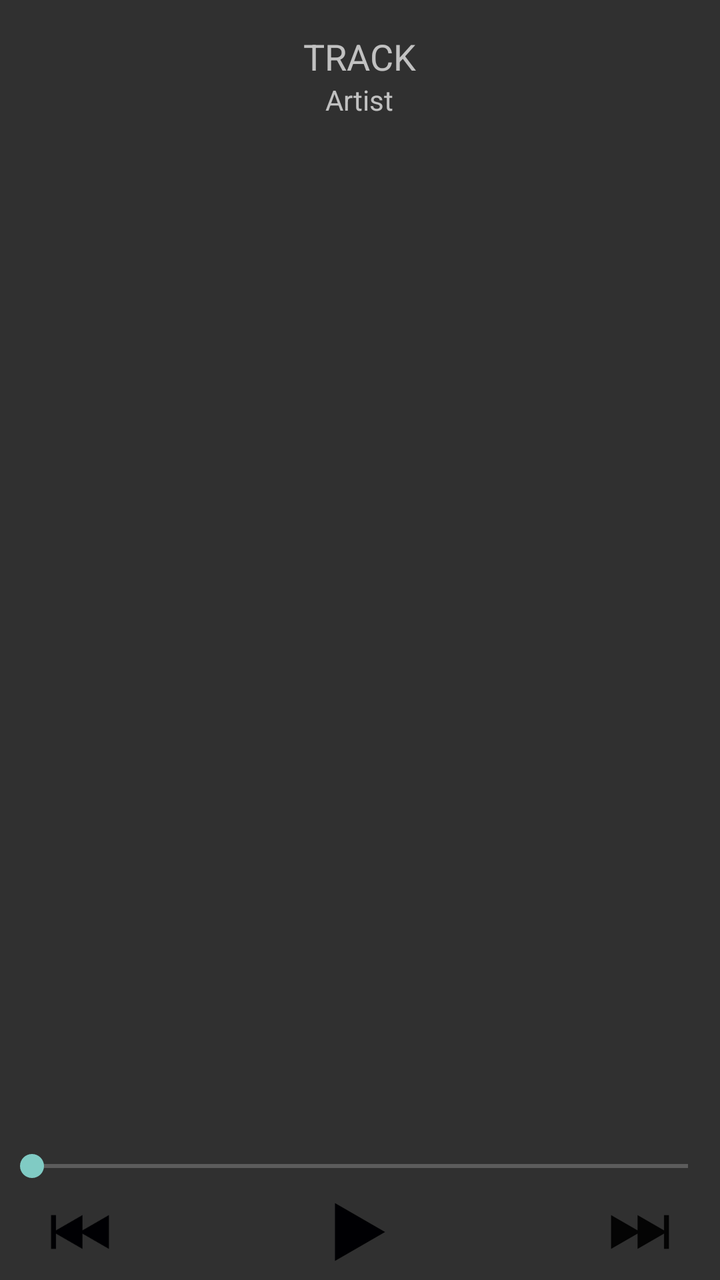
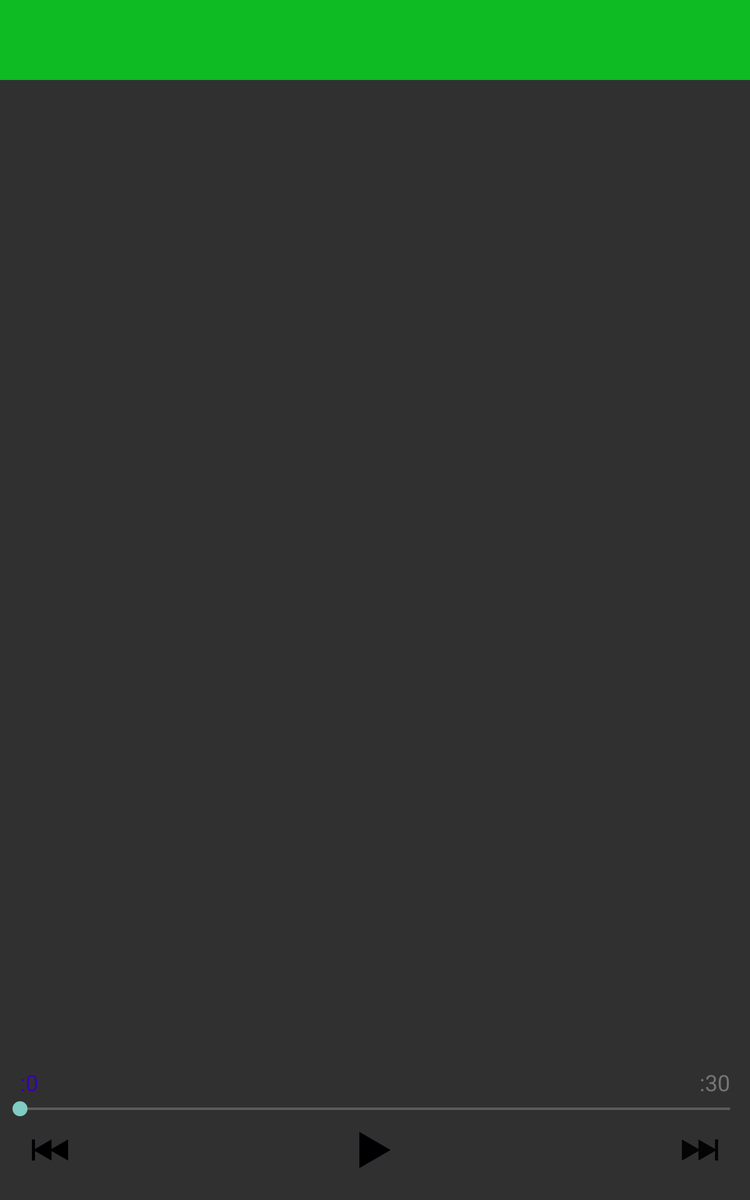

First picture: res/layout/ on a phone held upright. Second picture: the repository's own variant of that layout, on a device whose configuration matches the variant's folder. Source for both follows.
<!-- AndroidManifest.xml: application theme AppTheme -->
<!-- res/layout/fragment_track_player.xml -->
<?xml version="1.0" encoding="utf-8"?>
<RelativeLayout xmlns:android="http://schemas.android.com/apk/res/android"
                android:layout_width="match_parent"
                android:layout_height="match_parent"
                android:orientation="vertical">

    <TextView
        android:id="@+id/track"
        android:layout_width="wrap_content"
        android:layout_height="wrap_content"
        android:layout_centerHorizontal="true"
        android:layout_marginTop="16dp"
        android:text="TRACK"
        android:textAppearance="@style/Base.TextAppearance.AppCompat.Medium"/>

    <TextView
        android:id="@+id/artist"
        android:layout_width="wrap_content"
        android:layout_height="wrap_content"
        android:layout_below="@+id/track"
        android:layout_centerHorizontal="true"
        android:text="Artist"
        android:textAppearance="@style/Base.TextAppearance.AppCompat.Small"/>

    <ImageView
        android:id="@+id/track_image"
        android:layout_width="match_parent"
        android:layout_height="wrap_content"
        android:layout_above="@+id/seek_bar"
        android:layout_below="@+id/artist"
        android:layout_margin="32dp"/>

    <SeekBar
        android:id="@+id/seek_bar"
        android:layout_width="match_parent"
        android:layout_height="wrap_content"
        android:layout_above="@+id/play_pause_track"/>

    <ImageButton
        android:id="@+id/previous_track"
        android:layout_width="wrap_content"
        android:layout_height="wrap_content"
        android:layout_alignParentBottom="true"
        android:layout_alignParentLeft="true"
        android:layout_alignParentStart="true"
        android:layout_marginLeft="16dp"
        android:background="@drawable/ic_previous"/>

    <ImageButton
        android:id="@+id/play_pause_track"
        android:layout_width="wrap_content"
        android:layout_height="wrap_content"
        android:layout_alignParentBottom="true"
        android:layout_centerHorizontal="true"
        android:background="@drawable/ic_play"/>

    <ImageButton
        android:id="@+id/next_track"
        android:layout_width="wrap_content"
        android:layout_height="wrap_content"
        android:layout_alignParentBottom="true"
        android:layout_alignParentEnd="true"
        android:layout_alignParentRight="true"
        android:layout_marginRight="16dp"
        android:background="@drawable/ic_next"/>

</RelativeLayout>
<!-- resources referenced by this layout -->
<resources>
  <!-- drawable ic_next: png bitmap (drawable-hdpi, 497 bytes) -->
  <!-- drawable ic_play: png bitmap (drawable-hdpi, 395 bytes) -->
  <!-- drawable ic_previous: png bitmap (drawable-hdpi, 549 bytes) -->
  <!-- from res/values-v21/ -->
  <style name="AppTheme" parent="Theme.AppCompat">
          <item name="android:colorPrimary">@color/colorPrimary</item>
          <item name="android:colorPrimaryDark">@color/colorPrimaryDark</item>
          <item name="android:colorAccent">@color/colorAccentDark</item>
          <item name="windowActionBar">false</item>
          <item name="windowNoTitle">true</item>
          <item name="android:dialogTheme">@style/AppTheme.Dialog</item>
      </style>
  <color name="colorPrimary">#0fbb22</color>
  <!-- from res/values-v21/ -->
  <style name="AppTheme.Dialog" parent="android:Theme.Material.Dialog">
          <item name="android:colorPrimary">@color/colorPrimary</item>
          <item name="android:colorPrimaryDark">@color/colorPrimaryDark</item>
          <item name="android:colorAccent">@color/colorAccentDark</item>
      </style>
</resources>
<!-- res/layout-sw600dp/fragment_track_player.xml (the repository's variant of the layout above) -->
<!-- drawn on a 7-inch tablet held upright -->
<?xml version="1.0" encoding="utf-8"?>
<RelativeLayout xmlns:android="http://schemas.android.com/apk/res/android"
                android:layout_width="match_parent"
                android:layout_height="match_parent">

    <include layout="@layout/toolbar" />

    <TextView
        android:id="@+id/track"
        android:layout_width="wrap_content"
        android:layout_height="wrap_content"
        android:layout_below="@+id/toolbar"
        android:layout_centerHorizontal="true"
        android:layout_marginTop="16dp"
        android:textAppearance="@style/Base.TextAppearance.AppCompat.Medium"/>

    <TextView
        android:id="@+id/artist"
        android:layout_width="wrap_content"
        android:layout_height="wrap_content"
        android:layout_below="@+id/track"
        android:layout_centerHorizontal="true"
        android:textAppearance="@style/Base.TextAppearance.AppCompat.Small"/>

    <ImageView
        android:id="@+id/track_image"
        android:layout_width="match_parent"
        android:layout_height="350dp"
        android:layout_below="@+id/artist"
        android:layout_margin="32dp"
        android:layout_above="@+id/seek_bar" />

    <SeekBar
        android:id="@+id/seek_bar"
        android:layout_width="match_parent"
        android:layout_height="wrap_content"
        android:layout_above="@+id/next_track" />

    <ImageButton
        android:id="@+id/previous_track"
        android:layout_width="wrap_content"
        android:layout_height="wrap_content"
        android:layout_alignParentLeft="true"
        android:layout_alignParentStart="true"
        android:layout_marginBottom="16dp"
        android:layout_marginLeft="16dp"
        android:layout_marginStart="16dp"
        android:background="@drawable/previous_selector"
        android:src="@drawable/ic_previous"
        android:layout_alignParentBottom="true" />

    <ImageButton
        android:id="@+id/play_pause_track"
        android:layout_width="wrap_content"
        android:layout_height="wrap_content"
        android:layout_centerHorizontal="true"
        android:layout_marginBottom="16dp"
        android:background="@drawable/previous_selector"
        android:src="@drawable/ic_play"
        android:layout_alignParentBottom="true" />

    <ImageButton
        android:id="@+id/next_track"
        android:layout_width="wrap_content"
        android:layout_height="wrap_content"
        android:layout_alignParentEnd="true"
        android:layout_alignParentRight="true"
        android:layout_marginBottom="16dp"
        android:layout_marginEnd="16dp"
        android:layout_marginRight="16dp"
        android:background="@drawable/previous_selector"
        android:src="@drawable/ic_next"
        android:layout_alignParentBottom="true" />

    <TextView
        android:id="@+id/trackTime"
        android:layout_width="wrap_content"
        android:layout_height="wrap_content"
        android:layout_above="@+id/seek_bar"
        android:layout_alignLeft="@+id/previous_track"
        android:layout_alignStart="@+id/previous_track"
        android:text=":0"
        android:textAppearance="@android:style/TextAppearance.Medium"
        android:textColor="@color/colorPrimaryDark"/>

    <TextView
        android:id="@+id/trackEnd"
        android:layout_width="wrap_content"
        android:layout_height="wrap_content"
        android:layout_above="@+id/seek_bar"
        android:layout_alignEnd="@+id/next_track"
        android:layout_alignRight="@+id/next_track"
        android:text=":30"
        android:textAppearance="@android:style/TextAppearance.Medium"
        android:textColor="@color/primary_dark_material_light"/>

</RelativeLayout>
<!-- res/layout/toolbar.xml (included above) -->
<?xml version="1.0" encoding="utf-8"?>
<merge xmlns:android="http://schemas.android.com/apk/res/android"
    android:orientation="vertical" android:layout_width="match_parent"
    android:layout_height="match_parent">
    <android.support.v7.widget.Toolbar
        android:id="@+id/toolbar"
        android:layout_width="match_parent"
        android:layout_height="?attr/actionBarSize"
        android:background="@color/colorPrimary"/>

</merge>
<!-- resources referenced by the variant -->
<!-- as a 7-inch tablet held upright resolves them -->
<resources>
  <color name="colorPrimary">#0fbb22</color>
  <!-- drawable ic_next: png bitmap (drawable-hdpi, 497 bytes) -->
  <!-- drawable ic_play: png bitmap (drawable-hdpi, 395 bytes) -->
  <!-- drawable ic_previous: png bitmap (drawable-hdpi, 549 bytes) -->
  <!-- drawable previous_selector (drawable) -->
  <?xml version="1.0" encoding="utf-8"?>
  <selector xmlns:android="http://schemas.android.com/apk/res/android">
      <item android:drawable="@color/colorPrimaryDark" android:state_pressed="true"/>
      <item android:drawable="@color/colorPrimaryDark" android:state_focused="true"/>
      <item android:drawable="@color/colorPrimaryDark" android:state_active="true"/>
  </selector>
  <!-- from res/values-sw600dp/ -->
  <style name="AppTheme" parent="Theme.AppCompat">
          
      </style>
</resources>
